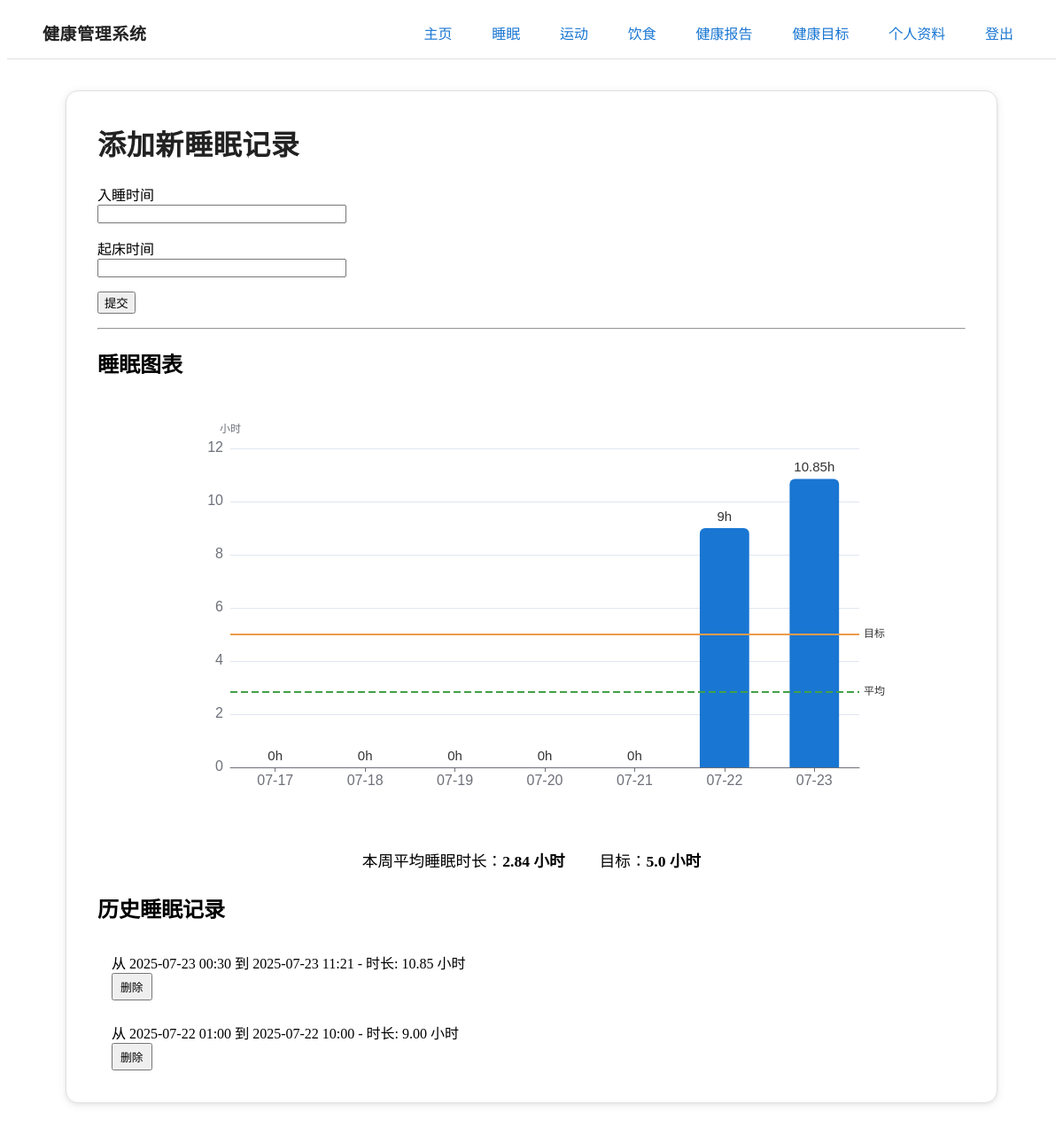
/sleep (signed in), run on the app's committed database.
### app/models.py (models this page shows, shortened)
class Goal(db.Model):
    id = db.Column(db.Integer, primary_key=True)
    target_sleep_hours = db.Column(db.Float, nullable=True)
    target_calorie_intake = db.Column(db.Integer, nullable=True)
    user_id = db.Column(db.Integer, db.ForeignKey('user.id'))

class SleepRecord(db.Model):
    id = db.Column(db.Integer, primary_key=True)
    sleep_time = db.Column(db.DateTime, index=True, default=datetime.utcnow)
    wakeup_time = db.Column(db.DateTime, index=True)
    duration = db.Column(db.Float)
    user_id = db.Column(db.Integer, db.ForeignKey('user.id'))

### app/routes.py (the view, shortened to what this page needs)
@app.route('/sleep', methods=['GET', 'POST'])
@login_required
def sleep():
    form = SleepForm()
    sleep_records = current_user.sleep_records.order_by(SleepRecord.sleep_time.desc()).all()
    today_utc = datetime.utcnow().date()
    last_7_days = [today_utc - timedelta(days=i) for i in range(6, -1, -1)]
    records_for_plot = current_user.sleep_records.filter(
        SleepRecord.sleep_time >= datetime.utcnow() - timedelta(days=8)
    ).all()
    daily_sleep = {d: 0 for d in last_7_days}
    for record in records_for_plot:
        record_date = record.sleep_time.date()
        daily_sleep[record_date] = daily_sleep.get(record_date, 0) + record.duration
    sleep_dates = [d.strftime('%m-%d') for d in last_7_days]
    sleep_durations = [round(daily_sleep[d], 2) for d in last_7_days]
    avg_sleep = round(sum(sleep_durations) / 7, 2) if sleep_durations else 0
    target_sleep_hours = current_user.goal.target_sleep_hours if current_user.goal and current_user.goal.target_sleep_hours else None
    return render_template('sleep.html', title='睡眠', form=form, sleep_records=sleep_records, sleep_dates=sleep_dates, sleep_durations=sleep_durations, avg_sleep=avg_sleep, target_sleep_hours=target_sleep_hours)

### app/forms.py
class SleepForm(FlaskForm):
    sleep_time = StringField('入睡时间', validators=[DataRequired()])
    wakeup_time = StringField('起床时间', validators=[DataRequired()])
    submit = SubmitField('提交')

### app/models.py (called while the page is built)
@login.user_loader
def load_user(id):
    return User.query.get(int(id))

### app/templates/sleep.html (shortened to what this page needs)
{% extends "base.html" %}
{% block content %}
<article class="main-card">
    <h2 class="main-title">添加新睡眠记录</h2>
    <form action="{{ url_for('sleep') }}" method="post" novalidate>
        <p>
            {{ form.sleep_time.label }}<br>
            {{ form.sleep_time(size=32, id="sleep_time_picker") }}
        </p>
        <p>
            {{ form.wakeup_time.label }}<br>
            {{ form.wakeup_time(size=32, id="wakeup_time_picker") }}
        </p>
        <p>{{ form.submit() }}</p>
    </form>
    <hr>
    <h2>睡眠图表</h2>
    <div id="sleep_bar_chart" style="width:100%;max-width:800px;height:480px;margin:0 auto 2rem auto;"></div>
    <div style="text-align:center;margin-bottom:1.5rem;">
        <span style="font-size:1.1rem;">本周平均睡眠时长：<b>{{ avg_sleep }} 小时</b></span>
        {% if target_sleep_hours %}
        <span style="margin-left:2em;font-size:1.1rem;">目标：<b>{{ target_sleep_hours }} 小时</b></span>
        {% endif %}
    </div>
    <h2>历史睡眠记录</h2>
    {% for record in sleep_records %}
    <article style="padding: 0.75rem 1rem;">
        <div class="grid" style="grid-template-columns: 1fr auto; align-items: center; gap: 1rem;">
            <p style="margin: 0;">从 {{ record.sleep_time.strftime('%Y-%m-%d %H:%M') }} 到 {{ record.wakeup_time.strftime('%Y-%m-%d %H:%M') }} - 时长: {{ "%.2f"|format(record.duration) }} 小时</p>
            <form action="{{ url_for('delete_sleep', record_id=record.id) }}" method="post" onsubmit="return confirm('你确定要删除这条记录吗？');" style="margin: 0;">
                <button type="submit" class="secondary outline" style="margin: 0; padding: 0.25rem 0.5rem; font-size: 0.8rem;">删除</button>
            </form>
        </div>
    </article>
    {% else %}
    <p>你还没有任何睡眠记录。</p>
    {% endfor %}
</article>
{% endblock %}
{% block scripts %}
<script>
// 睡眠柱状图数据
var sleepDates = {{ sleep_dates|tojson|safe }};
var sleepDurations = {{ sleep_durations|tojson|safe }};
var avgSleep = {{ avg_sleep|tojson|safe }};
var targetSleep = {{ target_sleep_hours|tojson|safe }};
var markLineData = [];
if (avgSleep) {
    markLineData.push({
        yAxis: avgSleep,
        lineStyle: { color: '#43a047', type: 'dashed', width: 2 },
        label: { formatter: '平均: ' + avgSleep + 'h' }
    });
}
if (targetSleep) {
    markLineData.push({
        yAxis: targetSleep,
        lineStyle: { color: '#ec9c4a', type: 'solid', width: 2 },
        label: { formatter: '目标: ' + targetSleep + 'h' }
    });
}
var sleepBar = echarts.init(document.getElementById('sleep_bar_chart'));
sleepBar.setOption({
    tooltip: {
        trigger: 'axis',
        formatter: function(params) {
            return params[0].axisValue + '<br/>睡眠时长: ' + params[0].data + ' 小时';
        }
    },
    xAxis: {
        type: 'category',
        data: sleepDates,
        axisTick: { alignWithLabel: true },
        axisLabel: { fontSize: 16 }
    },
    yAxis: {
        type: 'value',
        name: '小时',
        min: 0,
        max: 12,
        axisLabel: { fontSize: 16 }
    },
    series: [{
        data: sleepDurations,
        type: 'bar',
        barWidth: '55%',
        itemStyle: {
            color: '#1976d2',
            borderRadius: [6, 6, 0, 0]
        },
        label: {
            show: true,
            position: 'top',
            formatter: '{c}h',
            fontSize: 15
        },
        markLine: {
            symbol: 'none',
            data: markLineData
        }
    }],
    grid: { left: 60, right: 30, bottom: 60, top: 60 }
});
</script>
{% endblock %}

### app/templates/base.html (style rules this page uses)
.main-card { background: #fff; border-radius: 14px; box-shadow: 0 2px 12px rgba(0,0,0,0.07), 0 1.5px 4px rgba(0,0,0,0.06); border: 1px solid #e0e0e0; padding: 2.2rem 2.2rem 1.5rem 2.2rem; margin: 2.2rem auto; max-width: 980px; }
.main-title { font-size: 2rem; font-weight: 700; margin-bottom: 0.7em; margin-top: 0; color: #222; letter-spacing: 0.02em; }

### data on the page
Goal: target_sleep_hours "5.0"
SleepRecord: sleep_time "2025-07-23 00:30", wakeup_time "2025-07-23 11:21", duration "10.85"
SleepRecord: sleep_time "2025-07-22 01:00", wakeup_time "2025-07-22 10:00", duration "9.00"

### other printed values
{{ avg_sleep }} "2.84"
chart data {{ sleep_dates|tojson|safe }} ["07-17", "07-18", "07-19", "07-20", "07-21", "07-22", "07-23"]
chart data {{ sleep_durations|tojson|safe }} [0, 0, 0, 0, 0, 9.0, 10.85]
chart data {{ avg_sleep|tojson|safe }} 2.84
chart data {{ target_sleep_hours|tojson|safe }} 5.0
